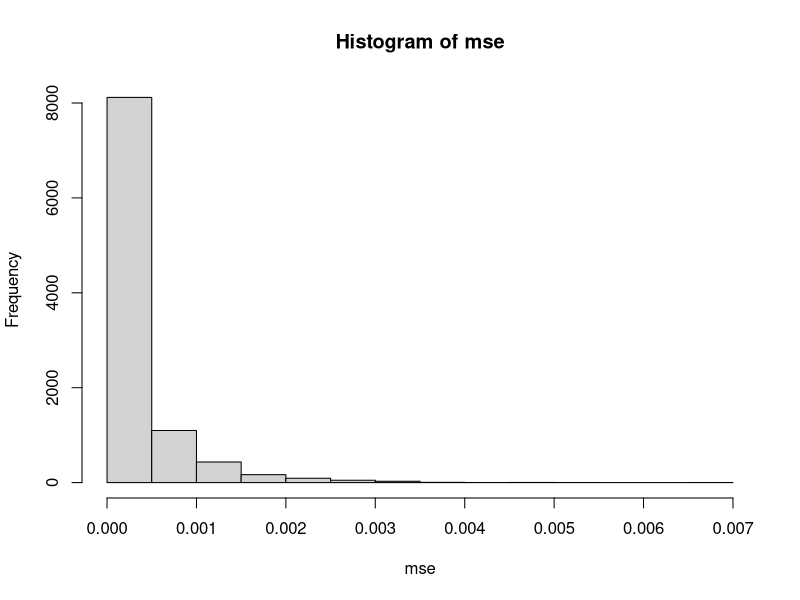

The R script that drew this image:
### geom_gen function generates realizations from a Bernoulli distribution
### using probabilities from an input vector 
### 
### Parameters:
###     p: vector of probabilities 
###     n: number of realizations to generate from the Bernoulli distribution 
###        for each probability p
###
### Output: 
###     bern_mat: Matrix with n+2 columns and length(p) rows. One row for each
###         value in the p input vector. The first n columns contain realizations
###         from the Bernoulli distribution. The second to last and last columns 
###         contain the true value of p and the MLE of p (row mean of realizations).
###         respectively 

bern_gen <- function(p, n){
  # Allocate memory for matrix
  bern_mat <- matrix(NA, nrow = length(p), ncol = n + 2)
  
  # Loop of values of p
  for (i in 1:length(p)){
    # Set first n columns of ith rows to the Bernoulli realizations
    bern_mat[i,1:n] <- rbinom(n = n, prob = p[i], size = 1)
  }
  
  # Calculate MLE estimator of p
  bern_mat[,n+2] <- rowMeans(bern_mat, na.rm = TRUE) 
  
  # save true mean
  bern_mat[,n+1] <- p
  return(bern_mat)
}


### norm_gen function generates realizations from a normal distribution
### using mean/variance combinations from two input vectors
### 
### Parameters:
###     mu: vector of means 
###     sigma2: vector of variances
###     n: number of realizations to generate from the normal distribution 
###        for each mu/sigma2 pair
###
###
### Output: 
###     norm_mat: Matrix with n+4 columns and length(mu) rows. One row for each
###         value in the mu input vector. The first n columns contain realizations
###         from the N(mu, sigma2) distribution. The last four columns 
###         contain the true value of both mu and sigma and the MLE of mu and 
###         sigma respectively d
###         (n+1 col = true Mu)
###         (n+2 col = sample mean)
###         (n+3 col = true value of sigma2)
###         (n+4 col = S^2)

norm_gen <- function(mu, sigma2, n){
  mu <- rnorm(15)
  sigma2 <- rep(1, 15)
  # Allocate memory for matrix
  norm_mat <- matrix(NA, nrow = length(mu), ncol = n + 4)
  
  # Loop of values of p
  for (i in 1:length(mu)){
    # Set first n columns of ith rows to the Bernoulli realizations
    norm_mat[i,1:n] <- rnorm(n = n, mean = mu[i], sd = sqrt(sigma2[i]))
    
    # Calculate MLE estimator of p
    norm_mat[i,n+2] <- mean(norm_mat[i,], na.rm = TRUE) 
    
    # save true mean
    norm_mat[i,n+1] <- mu[i]
    
    # MLE estimator of sigma^2 (double check)
    norm_mat[i,n+4] <-  (1/(n+1))*sum((norm_mat[i,1:n] - norm_mat[i,n+2])^2, na.rm = TRUE)
    
    # True value of sigma^2
    norm_mat[i, n+3] <- sigma2[i]
    
  }
  
  return(norm_mat)
  
}

set.seed(9377)

### Bernoulli test (beta prior)
n = 1e4
reps = 500
p = rbeta(n, 3, 1)
b_mat <- bern_gen(n = reps, p)
mse <- (b_mat[,502] - b_mat[,501])^2
mean(mse)
hist(mse)

### Normal test (normal prior (mean))
mu = rnorm(n, 0, 1)
sigma2 <- rep(10, n)
norm_gen(mu, sigma2, n = reps)